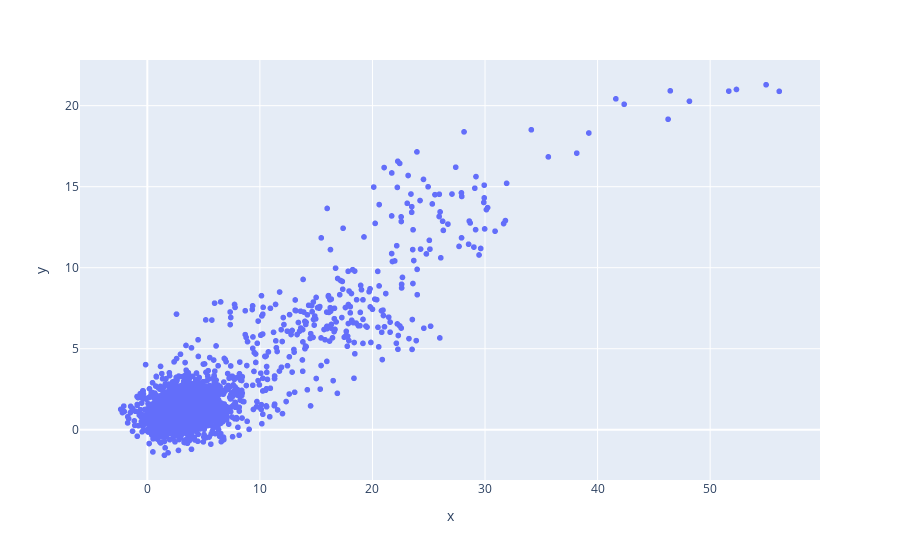

Write notebook code for a chart like this one.
### Code cell
# start to run the regressions on the data

low_pass_elec = imf[:, 4:]
low_pass_means_elec = np.apply_along_axis(np.mean, 1, low_pass_elec)

low_pass_lng = lng_imf[:, 4:]
low_pass_means_lng = np.apply_along_axis(np.mean, 1, low_pass_lng)

px.scatter(x=low_pass_means_elec, y=low_pass_means_lng)

### Figure 1 — Plotly figure (JSON) as saved in the notebook; plotly's stock layout.template omitted (floating-point values rounded to 4 significant figures; data arrays with more than 128 entries replaced by an {"elided": "..."} marker saying what was removed)
{"data": [{"hovertemplate": "x=%{x}<br>y=%{y}<extra></extra>", "legendgroup": "", "marker": {"color": "#636efa", "symbol": "circle"}, "mode": "markers", "name": "", "showlegend": false, "type": "scattergl", "x": {"elided": "2209 float values"}, "xaxis": "x", "y": {"elided": "2209 float values"}, "yaxis": "y"}], "layout": {"legend": {"tracegroupgap": 0}, "margin": {"t": 60}, "xaxis": {"anchor": "y", "domain": [0, 1], "title": {"text": "x"}}, "yaxis": {"anchor": "x", "domain": [0, 1], "title": {"text": "y"}}}}
